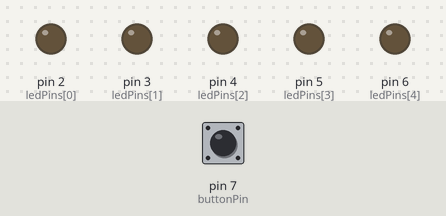
The sketch below on a simulated Arduino Uno, built with avr-gcc and run on an emulated ATmega328P. Shown: output pins drawn as LEDs (lit = HIGH). The test bench sets the inputs (shaded band); at power-on: pin 7 (buttonPin) HIGH. Random numbers use the default seed unless the sketch sets one.

Above: at 1.2 s.
1.3 s: pin 7 (buttonPin) pulled LOW for 0.15 s
At 1.37 s:
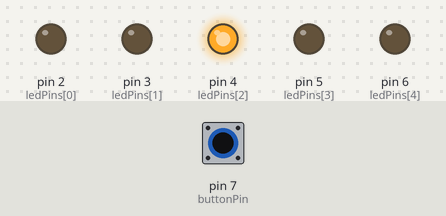
2.9 s: pin 7 (buttonPin) pulled LOW for 1 s
At 3.4 s:
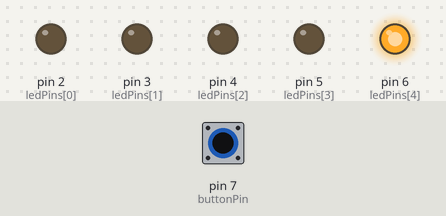
5.4 s: pin 7 (buttonPin) pulled LOW for 0.15 s
At 5.47 s:
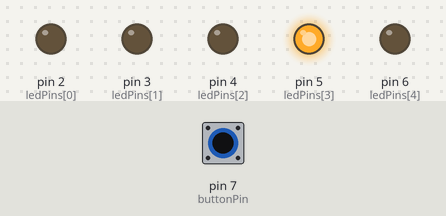
7.0 s: pin 7 (buttonPin) pulled LOW for 3.2 s
At 7.7 s:
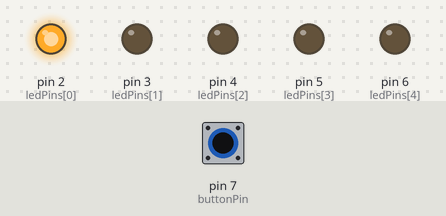
11.7 s: pin 7 (buttonPin) pulled LOW for 0.15 s
At 11.77 s:
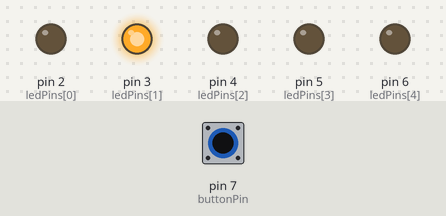
Timing chart, 0 to 14.3 s (numbered marks = the images above; inputs shaded):
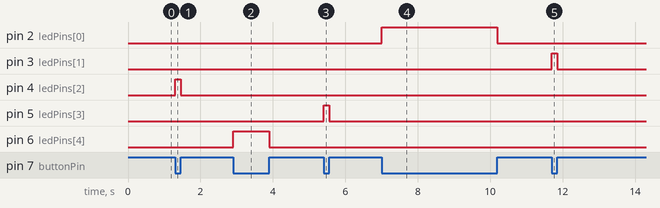

The sketch:

Random_LED_Controller.ino
```cpp
int ledPins[] = {2, 3, 4, 5, 6}; // LED pin numbers
int buttonPin = 7; // Push button pin number

bool ledState[] = {false, false, false, false, false};
int ledCount = sizeof(ledPins) / sizeof(int);

int previousButtonState = HIGH; // Push button is normally HIGH (assuming it's connected to GND with a pullup resistor)
int pressCount = 0;

void setup() {
  // Initialize LED pins as output
  for (int i = 0; i < ledCount; i++) {
    pinMode(ledPins[i], OUTPUT);
    digitalWrite(ledPins[i], LOW); // Ensure all LEDs are off at the start
  }

  // Initialize push button pin as input
  pinMode(buttonPin, INPUT_PULLUP);
}

void loop() {
  int buttonState = digitalRead(buttonPin);

  // Check if button has just been pressed
  if (buttonState == LOW && previousButtonState == HIGH) {
    // Increment the button press count and reset if it exceeds the number of LEDs
    pressCount = (pressCount % ledCount) + 1;

    int index;
    do {
      // Get a random LED index
      index = random(0, ledCount);
    } while (ledState[index]); // Ensure the selected LED hasn't been lit already

    // Turn on the selected LED and update its state
    digitalWrite(ledPins[index], HIGH);
    ledState[index] = true;

    delay(100); // Debounce delay
  }
  // Check if button has just been released
  else if (buttonState == HIGH && previousButtonState == LOW) {
    // Turn off all LEDs if button has been pressed the number of LEDs times
    if (pressCount == ledCount) {
      for (int i = 0; i < ledCount; i++) {
        digitalWrite(ledPins[i], LOW);
        ledState[i] = false; // Reset all LED states
      }

      pressCount = 0; // Reset the press count
    } else {
      // Otherwise, turn off the LEDs that were turned on
      for (int i = 0; i < ledCount; i++) {
        if (ledState[i]) {
          digitalWrite(ledPins[i], LOW);
        }
      }
    }

    delay(100); // Debounce delay
  }

  previousButtonState = buttonState; // Save the current button state for the next loop iteration
}
```

Measured:
- after the input at 1.3 s, pin 4 (ledPins[2]): LOW → HIGH at once, → LOW 0.15 s later
- after the input at 2.9 s, pin 6 (ledPins[4]): LOW → HIGH at once, → LOW 1.0 s later
- after the input at 5.4 s, pin 5 (ledPins[3]): LOW → HIGH at once, → LOW 0.15 s later
- after the input at 7.0 s, pin 2 (ledPins[0]): LOW → HIGH at once, → LOW 3.2 s later
- after the input at 11.7 s, pin 3 (ledPins[1]): LOW → HIGH at once, → LOW 0.15 s later
